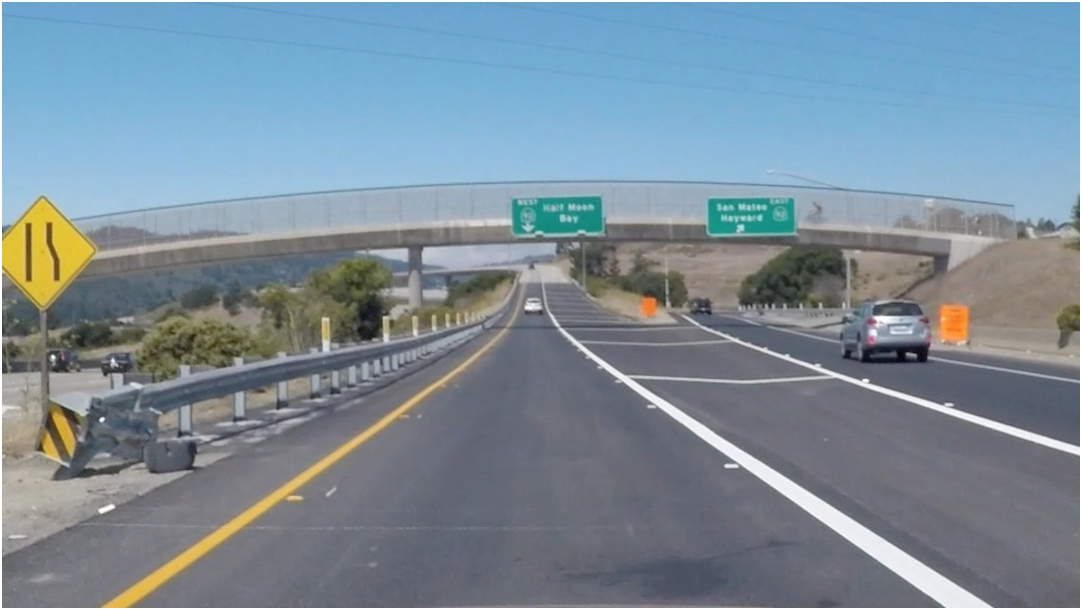
#> input picture trafficLight/data/exit-ramp.png, 1082 x 610 px
$ python edgeDetection.py
#> lines starting #> are read from the running program, lines starting #| are printed output that depends on the picture
# Do all the relevant imports
import matplotlib.pyplot as plt
import matplotlib.image as mpimg
import numpy as np
import cv2

# Read in the image and convert to grayscale
# Note: in the previous example we were reading a .jpg
# Here we read a .png and convert to 0,255 bytescale
image = mpimg.imread('./data/exit-ramp.png')
#> image is the input picture: shape (610, 1082, 4) float32; mean R, G, B, A 0.486, 0.555, 0.603, 1
plt.imshow(image)
raw_input()
gray = cv2.cvtColor(image,cv2.COLOR_RGB2GRAY)
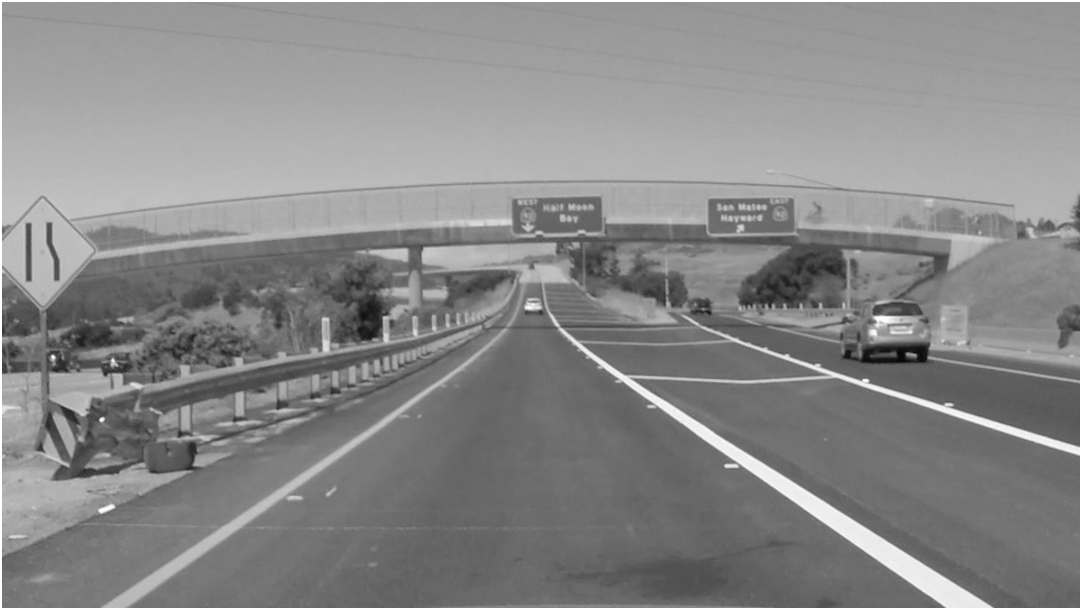
#> gray: shape (610, 1082) float32; min 0.0183, max 1, mean 0.54
plt.imshow(gray)
raw_input()

# Define a kernel size for Gaussian smoothing / blurring
kernel_size = 3 # Must be an odd number (3, 5, 7...)
blur_gray = cv2.GaussianBlur(gray,(kernel_size, kernel_size),0)

# Define our parameters for Canny and run it
low_threshold = 1
high_threshold = 10
#> (the run stopped early here; a loop or call above may not have finished)
